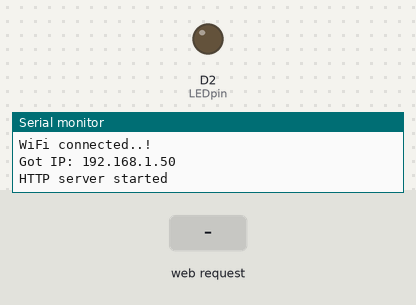
A sketch run on a simulated ESP8266 (NodeMCU). On the bench: output pins drawn as LEDs (lit = HIGH), the last lines printed to the serial monitor. Inputs (shaded band) come from the test bench. WiFi joins after 1.5 s; servers stay silent unless stated.

Above: at 3.3 s.
3.4 s: HTTP request GET /ledon received
At 4.2 s:
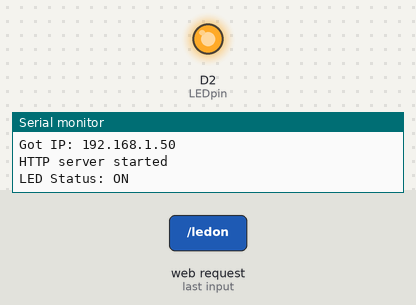
4.9 s: HTTP request GET / received
At 5.4 s:
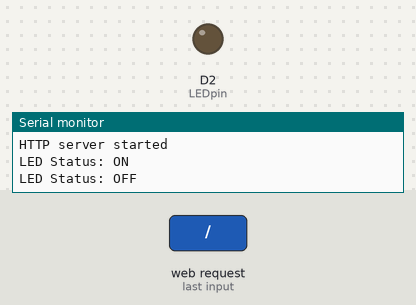
Timing chart, 0 to 7.9 s (numbered marks = the images above; inputs shaded):
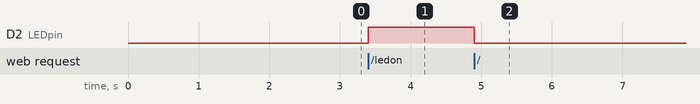

The sketch:

EspWebServer.ino
```cpp
#include <ESP8266WiFi.h>
#include <ESP8266WebServer.h>

/*Put your SSID & Password*/
const char* ssid = "1337-guest";  // Enter SSID here
const char* password = "wifi@1337++@";  //Enter Password here
/* Put IP Address details */
IPAddress local_ip(192,168,1,1);
IPAddress gateway(192,168,1,1);
IPAddress subnet(255,255,255,0);

ESP8266WebServer server(80);

uint8_t LEDpin = D2;
bool LEDstatus = LOW;

void setup() {
  Serial.begin(9600);
  delay(100);
  pinMode(LEDpin, OUTPUT);

  Serial.println("Connecting to ");
  Serial.println(ssid);

  //connect to your local wi-fi network
  WiFi.begin(ssid, password);

  //check wi-fi is connected to wi-fi network
  while (WiFi.status() != WL_CONNECTED) {
  delay(1000);
  Serial.print(".");
  }
  Serial.println("");
  Serial.println("WiFi connected..!");
  Serial.print("Got IP: ");  Serial.println(WiFi.localIP());

  server.on("/", handle_OnConnect);
  server.on("/ledon", handle_ledon);
  server.on("/ledoff", handle_ledoff);
  server.onNotFound(handle_NotFound);

  server.begin();
  Serial.println("HTTP server started");
}
void loop() {
  server.handleClient();
  if(LEDstatus)
  {digitalWrite(LEDpin, HIGH);}
  else
  {digitalWrite(LEDpin, LOW);}
}

void handle_OnConnect() {
  LEDstatus = LOW;
  Serial.println("LED Status: OFF");
  server.send(200, "text/html", SendHTML(LEDstatus));
}

void handle_ledon() {
  LEDstatus = HIGH;
  Serial.println("LED Status: ON");
  server.send(200, "text/html", SendHTML(true));
}

void handle_ledoff() {
  LEDstatus = LOW;
  Serial.println("LED Status: OFF");
  server.send(200, "text/html", SendHTML(false));
}

void handle_NotFound(){
  server.send(404, "text/plain", "Not found");
}

String SendHTML(uint8_t ledstat){
  String ptr = "<!DOCTYPE html> <html>\n";
  ptr +="<head><meta name=\"viewport\" content=\"width=device-width, initial-scale=1.0, user-scalable=no\">\n";
  ptr +="<title>LED Control</title>\n";
  ptr +="<style>html { font-family: Helvetica; display: inline-block; margin: 0px auto; text-align: center;}\n";
  ptr +="body{margin-top: 50px;} h1 {color: #444444;margin: 50px auto 30px;} h3 {color: #444444;margin-bottom: 50px;}\n";
  ptr +=".button {display: block;width: 80px;background-color: #1abc9c;border: none;color: white;padding: 13px 30px;text-decoration: none;font-size: 25px;margin: 0px auto 35px;cursor: pointer;border-radius: 4px;}\n";
  ptr +=".button-on {background-color: #1abc9c;}\n";
  ptr +=".button-on:active {background-color: #16a085;}\n";
  ptr +=".button-off {background-color: #34495e;}\n";
  ptr +=".button-off:active {background-color: #2c3e50;}\n";
  ptr +="p {font-size: 14px;color: #888;margin-bottom: 10px;}\n";
  ptr +="</style>\n";
  ptr +="</head>\n";
  ptr +="<body>\n";
  ptr +="<h1>ESP8266 Web Server</h1>\n";
  ptr +="<h3>Using Access Point(AP) Mode</h3>\n";

   if(ledstat)
  {ptr +="<p>LED Status: ON</p><a class=\"button button-off\" href=\"/ledoff\">OFF</a>\n";}
  else
  {ptr +="<p>LED Status: OFF</p><a class=\"button button-on\" href=\"/ledon\">ON</a>\n";}

  ptr +="</body>\n";
  ptr +="</html>\n";
  return ptr;
}
```

Measured:
- after the input at 3.4 s, D2 (LEDpin): LOW → HIGH at once
- after the input at 4.9 s, D2 (LEDpin): HIGH → LOW at once
